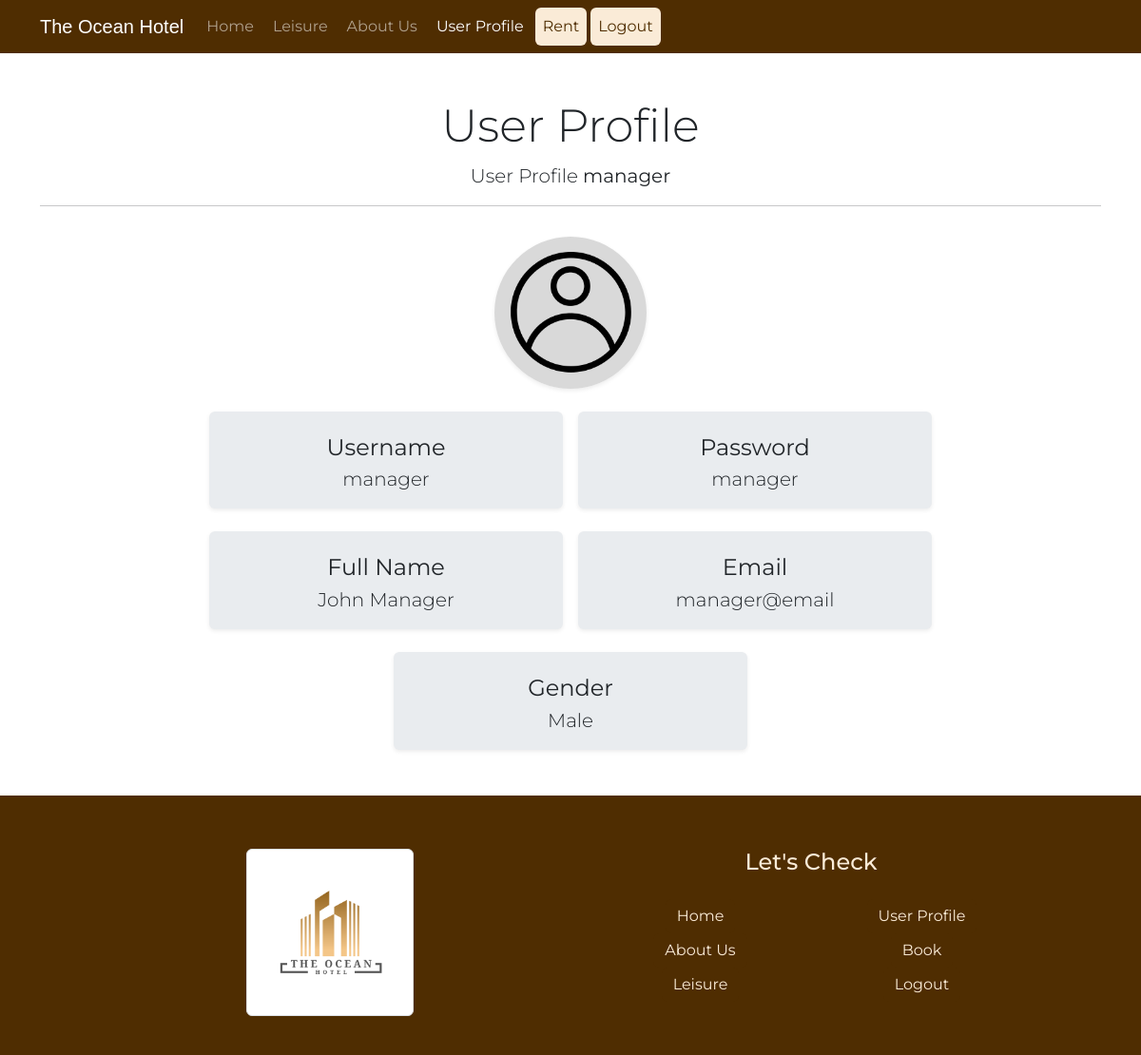
Page /user_profile.php (signed in) on the committed database.
### tables this page shows
CREATE TABLE `user` (
  `email` varchar(50) NOT NULL,
  `fullname` varchar(50) NOT NULL,
  `username` varchar(50) NOT NULL,
  `pwd` varchar(50) NOT NULL,
  `gender` enum('Male','Female') NOT NULL,
  `AccessLevel` int(1) NOT NULL DEFAULT 3
);

### user_profile.php (the view, shortened to what this page needs)
<?php
include "../koneksi.php";
$username = $_SESSION['username'];
?>
<!doctype html>
<html lang="en">
  <head>
    <link rel="stylesheet" href="../css/style.css">
    <link href="https://cdn.jsdelivr.net/npm/bootstrap@5.3.0-alpha1/dist/css/bootstrap.min.css" rel="stylesheet">
  </head>
  <body>
        <nav class="navbar navbar-expand-lg navbar-dark text-primary" style="background-color:  #4f2d01;">
            <div class="container">
              <a class="navbar-brand font-leyton" href="index.php">
                The Ocean Hotel
              </a>
              <div class="collapse navbar-collapse" id="navbarNav">
                <ul class="navbar-nav font-montserrat gap-1">
                  <li class="nav-item">
                    <a class="nav-link" href="index.php">Home</a>
                  </li>
                  <li class="nav-item">
                    <a class="nav-link" href="leisure.php">Leisure</a>
                  </li>
                  <li class="nav-item">
                    <a class="nav-link" href="about.php">About Us</a>
                  </li>
                  <li class="nav-item">
                    <a class="nav-link active" aria-current="page" href="user_profile.php">User Profile</a>
                  </li>
                  <li class="nav-item">
                    <a class="nav-link btn btn-primary btn-md active" aria-current="page" href="rent_room.php">Rent</a>
                  </li>
                  <li class="nav-item">
                    <a class="nav-link btn btn-primary btn-md" href="logout.php">Logout</a>
                  </li>
                </ul>
              </div>
            </div>
          </nav>
        <?php
        $query = "SELECT * FROM user WHERE username='$username'";
        $input_user = mysqli_query($koneksi, $query);
        $data_user = mysqli_fetch_array($input_user);
        ?>
        <header>
          <div class="container pt-5">
            <div class="text-center text-dark font-montserrat">
              <h1 class="display-5">User Profile</h1>
              <p class="lead">User Profile <strong><?php echo $data_user['username']?></strong></p>
            </div>
            <hr>
          </div>
        </header>
         <section>
          <div class="container font-montserrat">
            <div class="row text-center pt-3">
              <div class="col">
                <img src="../img/user.png" style="width: 10rem;" class="rounded-circle shadow-sm" alt="">
              </div>
            </div>
            <div class="row gap-3 text-center pt-4 justify-content-center">
              <div class="col-md-4 rounded p-3 shadow-sm" style="background-color: var(--bs-secondary-bg);">
                <h4 class="mb-1 mt-2 fw-normal">Username</h4>
                <p class="lead mb-0"><?php echo $data_user['username']?></p>
              </div>
              <div class="col-md-4 rounded p-3 shadow-sm" style="background-color: var(--bs-secondary-bg);">
                <h4 class="mb-1 mt-2 fw-normal">Password</h4>
                <p class="lead mb-0">
                    <?php echo $data_user['pwd']?>
                </p>
              </div>
            </div>
            <div class="row gap-3 text-center pt-4 justify-content-center">
              <div class="col-md-4 rounded p-3 shadow-sm" style="background-color: var(--bs-secondary-bg);">
                <h4 class="mb-1 mt-2 fw-normal">Full Name</h4>
                <p class="lead mb-0"><?php echo $data_user['fullname']?></p>
              </div>
              <div class="col-md-4 rounded p-3 shadow-sm" style="background-color: var(--bs-secondary-bg);">
                <h4 class="mb-1 mt-2 fw-normal">Email</h4>
                <p class="lead mb-0"><?php echo $data_user['email']?></p>
              </div>
            </div>
            <div class="row gap-3 text-center pt-4 justify-content-center">
              <div class="col-md-4 rounded p-3 shadow-sm" style="background-color: var(--bs-secondary-bg);">
                <h4 class="mb-1 mt-2 fw-normal">Gender</h4>
                <p class="lead mb-0"><?php echo $data_user['gender']?></p>
              </div>
            </div>
          </div>
         </section>
        <footer class="footer mt-5">
          <div class="container-fluid">
            <div class="row justify-content-center fs-5 pt-3 gap-3 md-4">
              <div class="col-md-5 text-center">
                <img src="../img/ocean_logo.png" class="rounded img-thumbnail" style="width: 11rem;" alt="">
              </div>
              <div class="col-md-5 d-flex align-items-center md-4">
                <div class="container font-montserrat text-center">
                  <div class="text-center">
                    <h4>Let's Check</h4>
                  </div>
                  <div class="row pt-3">
                    <ul class="list text-center col">
                      <li class="li-item"><a href="index.php" class="btn btn-dark btn-md">Home</a></li>
                      <li class="li-item"><a href="about.php" class="btn btn-dark btn-md">About Us</a></li>
                      <li class="li-item"><a href="leisure.php" class="btn btn-dark btn-md">Leisure</a></li>
                    </ul>
                    <ul class="list text-center col">
                      <li class="li-item"><a href="user_profile.php" class="btn btn-dark btn-md">User Profile</a></li>
                      <li class="li-item"><a href="rent_room.php" class="btn btn-dark btn-md">Book</a></li>
                      <li class="li-item"><a href="logout.php" class="btn btn-dark btn-md">Logout</a></li>
                    </ul>
                  </div>
                </div>
              </div>
            </div>
          </div>
        </footer>
  </body>
</html>

### css/style.css (style rules this page uses)
.row { --bs-gutter-x: 0 !important; }
.font-leyton { font-family: 'leyton', sans-serif; }
.font-montserrat { font-family: 'montserrat-200', sans-serif; }
.btn-dark { background-color: rgb(79, 45, 1) !important; border: none !important; color: antiquewhite !important; }
.btn-primary { background-color: rgb(250, 235, 215) !important; border: none !important; color: rgb(79, 45, 1) !important; }
.text-primary { --bs-text-opacity: 1; color: antiquewhite !important; }
.footer { background-color: #4f2d01; padding: 2.5rem 0; color: antiquewhite; height: auto; }
.list { list-style-type: none; }
.li-item a { color: antiquewhite !important; text-decoration: none !important; }

### rows in the picture
user: username "manager", pwd "manager", fullname "John Manager", email "manager@email", gender "Male"
